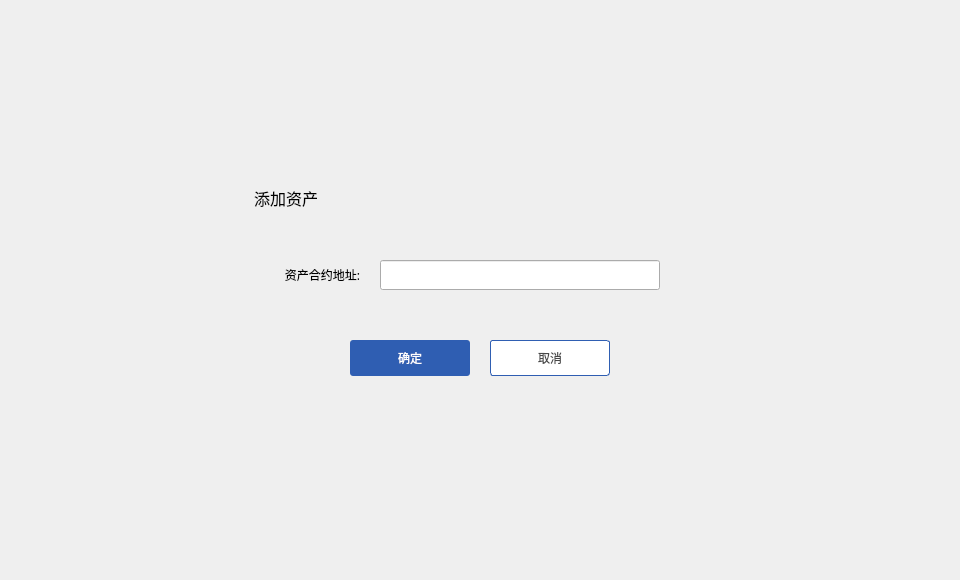
<?xml version="1.0" encoding="UTF-8"?>
<ui version="4.0">
 <class>AddTokenDialog</class>
 <widget class="QDialog" name="AddTokenDialog">
  <property name="geometry">
   <rect>
    <x>0</x>
    <y>0</y>
    <width>960</width>
    <height>580</height>
   </rect>
  </property>
  <property name="windowTitle">
   <string>Dialog</string>
  </property>
  <widget class="QWidget" name="widget" native="true">
   <property name="geometry">
    <rect>
     <x>0</x>
     <y>0</y>
     <width>960</width>
     <height>580</height>
    </rect>
   </property>
   <widget class="QWidget" name="containerWidget" native="true">
    <property name="geometry">
     <rect>
      <x>230</x>
      <y>170</y>
      <width>500</width>
      <height>240</height>
     </rect>
    </property>
    <property name="font">
     <font>
      <family>微软雅黑</family>
     </font>
    </property>
    <widget class="QLabel" name="contactLabel2">
     <property name="geometry">
      <rect>
       <x>24</x>
       <y>17</y>
       <width>171</width>
       <height>21</height>
      </rect>
     </property>
     <property name="font">
      <font>
       <family>微软雅黑</family>
       <pointsize>12</pointsize>
      </font>
     </property>
     <property name="styleSheet">
      <string notr="true"/>
     </property>
     <property name="text">
      <string>添加资产</string>
     </property>
    </widget>
    <widget class="QLabel" name="label">
     <property name="geometry">
      <rect>
       <x>20</x>
       <y>90</y>
       <width>110</width>
       <height>30</height>
      </rect>
     </property>
     <property name="text">
      <string>资产合约地址:</string>
     </property>
     <property name="alignment">
      <set>Qt::AlignRight|Qt::AlignTrailing|Qt::AlignVCenter</set>
     </property>
    </widget>
    <widget class="QLineEdit" name="contractAddressLineEdit">
     <property name="geometry">
      <rect>
       <x>150</x>
       <y>90</y>
       <width>280</width>
       <height>30</height>
      </rect>
     </property>
    </widget>
    <widget class="QToolButton" name="cancelBtn">
     <property name="geometry">
      <rect>
       <x>260</x>
       <y>170</y>
       <width>120</width>
       <height>36</height>
      </rect>
     </property>
     <property name="font">
      <font>
       <family>微软雅黑</family>
      </font>
     </property>
     <property name="cursor">
      <cursorShape>PointingHandCursor</cursorShape>
     </property>
     <property name="focusPolicy">
      <enum>Qt::NoFocus</enum>
     </property>
     <property name="styleSheet">
      <string notr="true">QToolButton{background-color:#ffffff;color:#484848;border:1px solid rgb(47,94,178);border-radius:3px;}
QToolButton:hover{color:rgb(0, 26, 73);}</string>
     </property>
     <property name="text">
      <string>取消</string>
     </property>
    </widget>
    <widget class="QToolButton" name="okBtn">
     <property name="geometry">
      <rect>
       <x>120</x>
       <y>170</y>
       <width>120</width>
       <height>36</height>
      </rect>
     </property>
     <property name="font">
      <font>
       <family>微软雅黑</family>
      </font>
     </property>
     <property name="cursor">
      <cursorShape>PointingHandCursor</cursorShape>
     </property>
     <property name="focusPolicy">
      <enum>Qt::NoFocus</enum>
     </property>
     <property name="styleSheet">
      <string notr="true">QToolButton{background-color:rgb(47,94,178);color:#ffffff;border:none;border-radius:3px;}
QToolButton:hover{background-color:rgb(0, 26, 73);}
</string>
     </property>
     <property name="text">
      <string>确定</string>
     </property>
    </widget>
   </widget>
  </widget>
 </widget>
 <resources/>
 <connections/>
</ui>
